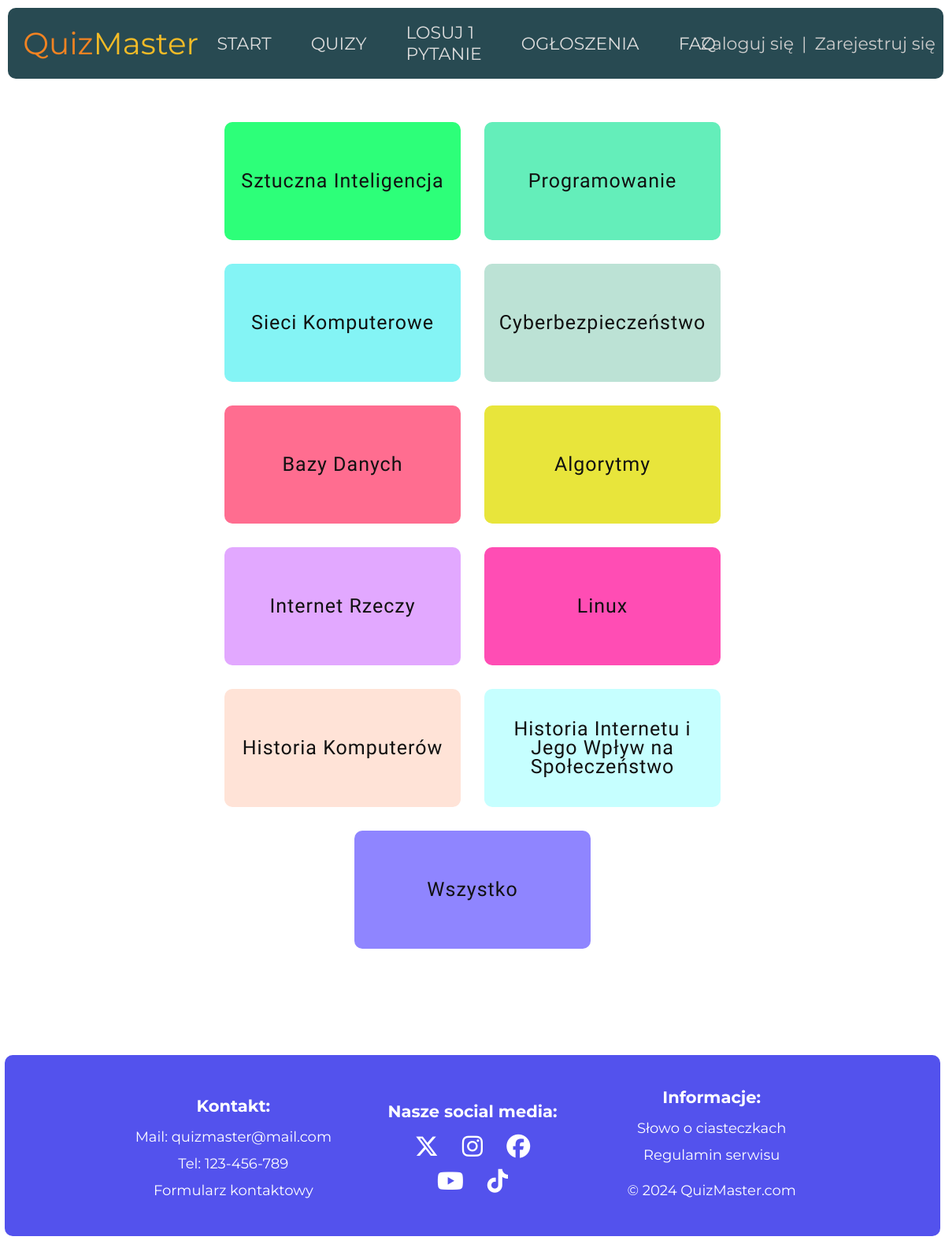
/category.php?c=1, run on an earlier commit of the app's database.
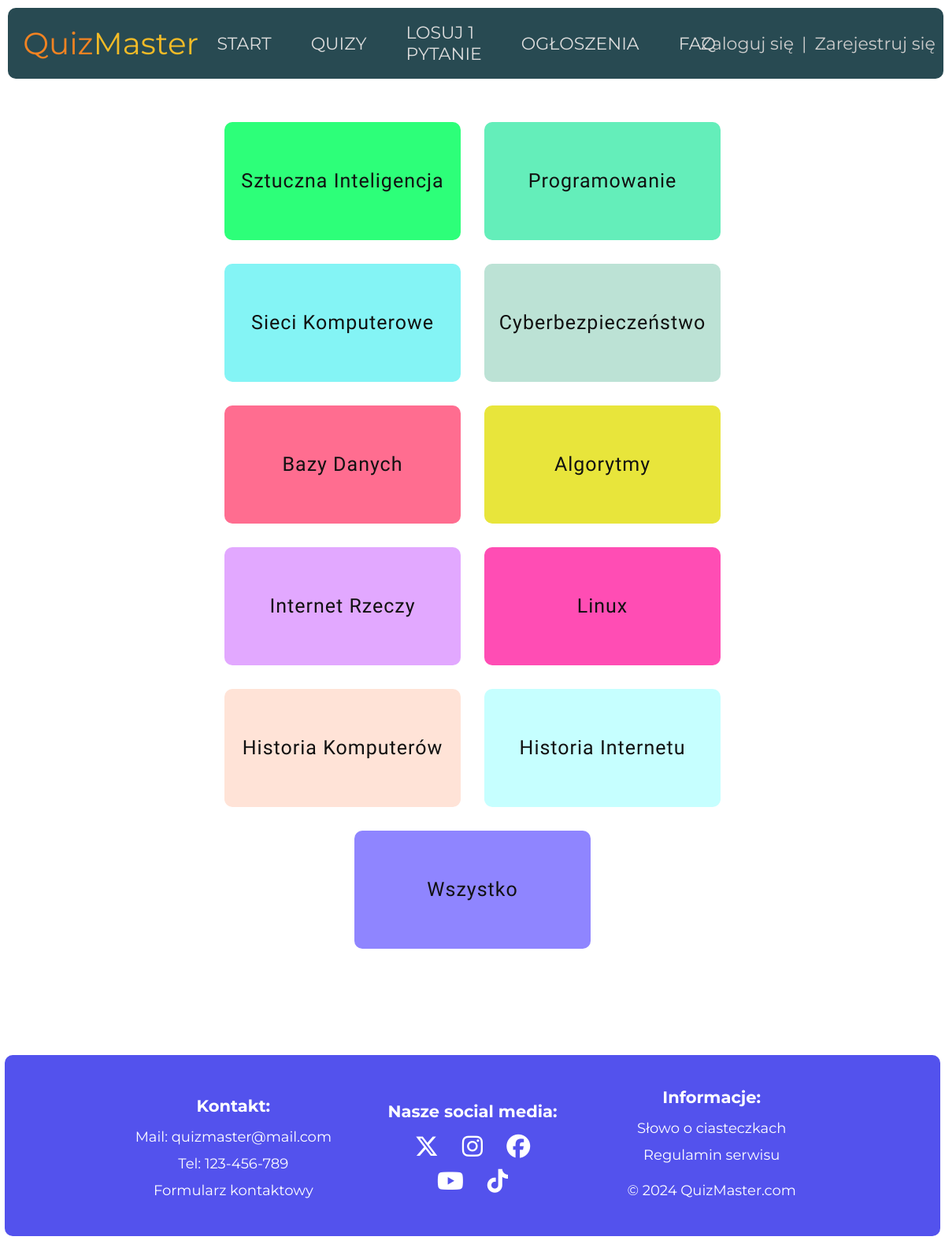
And on a later commit of the database.
### tables this page shows
CREATE TABLE IF NOT EXISTS `topic` (
  `id` INT NOT NULL AUTO_INCREMENT,
  `category_id` INT NOT NULL,
  `title` VARCHAR(255) NOT NULL,
  PRIMARY KEY (`id`),
  FOREIGN KEY (`category_id`) REFERENCES category(`id`));

### category.php (the view, shortened to what this page needs)
<?php
    require_once("./config/config.php");
    try {
        $connection = new PDO("mysql:host=$database_host;dbname=$database_name", $database_user, $database_password);
        $connection->setAttribute(PDO::ATTR_ERRMODE, PDO::ERRMODE_EXCEPTION);
    } catch (PDOException $e) {
        die("Error: ".$e->getMessage());
    }
    $isCategorySelected = false;
    if(isset($_GET['c']) && ((int)($_GET['c']) >= 1 && (int)($_GET['c']) <= 15)) {
        $categoryId = $_GET['c'];
    } else {
        $isCategorySelected = true;
    }
?>
<!DOCTYPE html>
<html lang="pl">
    <head>
        <link rel="stylesheet" href="https://cdnjs.cloudflare.com/ajax/libs/font-awesome/6.5.1/css/all.min.css">
        <link rel="stylesheet" href="./styles/style_global.css">
        <link rel="stylesheet" href="./styles/style_topic.css">
        <link rel="stylesheet" href="./styles/style_quiz.css">
    </head>
    <body>
        <section class="document">
            <?php
                require_once('./elements/header.php');
            ?>
            <section class="document-body" style="margin-top: -20px">
                <main>
                    <?php
                        if($isCategorySelected) {
                            require_once('./elements/category.php');
                        } else {
                            $sqlQuery = "SELECT topic.id, topic.title FROM topic WHERE topic.category_id = $categoryId";
                            $queryResult = $connection->query($sqlQuery);
                            foreach($queryResult as $row) {
                                echo <<<TOPIC
                                    <a href="../quiz.php?t={$row['id']}" class="topic-box">
                                        <p>{$row['title']}</p>
                                    </a>
                                TOPIC;
                            }
                            echo <<<TOPIC
                                <a href="../quiz.php?c={$categoryId}" class="topic-box">
                                    <p>Wszystko</p>
                                </a>
                            TOPIC;
                        }
                    ?>
                </main>
            </section>
        </section>
    </body>
</html>

What changed in the data, as far as the page shows it:
changed topic: title "Historia Internetu i Jego Wpływ na Społeczeństwo" → "Historia Internetu"
